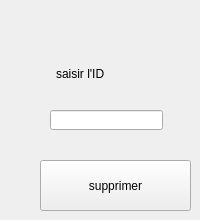
        <widget class="QWidget" name="tab_15">
         <attribute name="title">
          <string>supprimer</string>
         </attribute>
         <widget class="QPushButton" name="bouton_supprimer">
          <property name="geometry">
           <rect>
            <x>40</x>
            <y>160</y>
            <width>151</width>
            <height>51</height>
           </rect>
          </property>
          <property name="toolTip">
           <string>&lt;html&gt;&lt;head/&gt;&lt;body&gt;&lt;p&gt;supprimer l'equipement&lt;/p&gt;&lt;/body&gt;&lt;/html&gt;</string>
          </property>
          <property name="text">
           <string>supprimer</string>
          </property>
         </widget>
         <widget class="QLabel" name="label_28">
          <property name="geometry">
           <rect>
            <x>56</x>
            <y>53</y>
            <width>71</width>
            <height>41</height>
           </rect>
          </property>
          <property name="text">
           <string>saisir l'ID</string>
          </property>
         </widget>
         <widget class="QLineEdit" name="le_supp">
          <property name="geometry">
           <rect>
            <x>50</x>
            <y>110</y>
            <width>113</width>
            <height>20</height>
           </rect>
          </property>
          <property name="toolTip">
           <string>&lt;html&gt;&lt;head/&gt;&lt;body&gt;&lt;p&gt;saisir l'ID a supprimer&lt;/p&gt;&lt;/body&gt;&lt;/html&gt;</string>
          </property>
         </widget>
        </widget>
